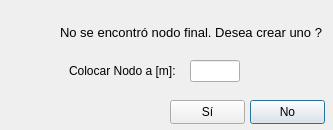
<?xml version="1.0" encoding="UTF-8"?>
<ui version="4.0">
 <class>Dialog</class>
 <widget class="QDialog" name="Dialog">
  <property name="windowModality">
   <enum>Qt::ApplicationModal</enum>
  </property>
  <property name="geometry">
   <rect>
    <x>0</x>
    <y>0</y>
    <width>333</width>
    <height>130</height>
   </rect>
  </property>
  <property name="windowTitle">
   <string>EnerGis 5</string>
  </property>
  <property name="autoFillBackground">
   <bool>false</bool>
  </property>
  <property name="modal">
   <bool>true</bool>
  </property>
  <widget class="QPushButton" name="cmdSalir">
   <property name="geometry">
    <rect>
     <x>250</x>
     <y>100</y>
     <width>75</width>
     <height>24</height>
    </rect>
   </property>
   <property name="text">
    <string>No</string>
   </property>
   <property name="shortcut">
    <string>Esc</string>
   </property>
  </widget>
  <widget class="QPushButton" name="cmdAceptar">
   <property name="geometry">
    <rect>
     <x>170</x>
     <y>100</y>
     <width>75</width>
     <height>24</height>
    </rect>
   </property>
   <property name="text">
    <string>Sí</string>
   </property>
   <property name="shortcut">
    <string>Return</string>
   </property>
  </widget>
  <widget class="QLabel" name="label_8">
   <property name="geometry">
    <rect>
     <x>69</x>
     <y>63</y>
     <width>110</width>
     <height>16</height>
    </rect>
   </property>
   <property name="text">
    <string>Colocar Nodo a [m]:</string>
   </property>
  </widget>
  <widget class="QLabel" name="label">
   <property name="geometry">
    <rect>
     <x>60</x>
     <y>24</y>
     <width>270</width>
     <height>16</height>
    </rect>
   </property>
   <property name="font">
    <font>
     <pointsize>10</pointsize>
    </font>
   </property>
   <property name="text">
    <string>No se encontró nodo final. Desea crear uno ?</string>
   </property>
  </widget>
  <widget class="QLineEdit" name="txtDistancia">
   <property name="geometry">
    <rect>
     <x>190</x>
     <y>60</y>
     <width>50</width>
     <height>22</height>
    </rect>
   </property>
  </widget>
  <widget class="QLabel" name="lbIcono">
   <property name="geometry">
    <rect>
     <x>14</x>
     <y>12</y>
     <width>40</width>
     <height>40</height>
    </rect>
   </property>
   <property name="text">
    <string/>
   </property>
  </widget>
 </widget>
 <resources/>
 <connections/>
</ui>
